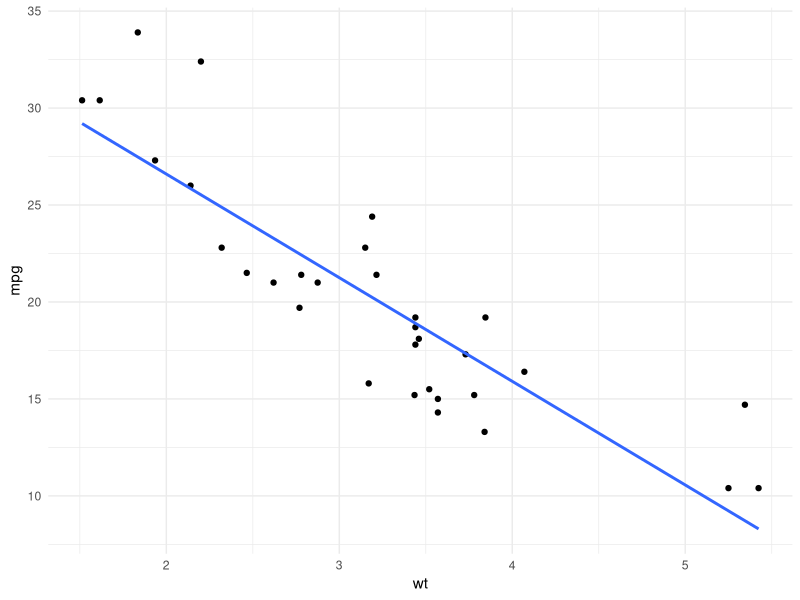

Write the R code that produced this figure.
## ---- chunk 1
knitr::opts_chunk$set(echo = FALSE)
## ---- chunk 2
library(ggplot2)
ggplot(mtcars, aes(x = wt, y =  mpg)) + 
  geom_point() + 
  geom_smooth(method = 'lm', se = F) + 
  theme_minimal()
